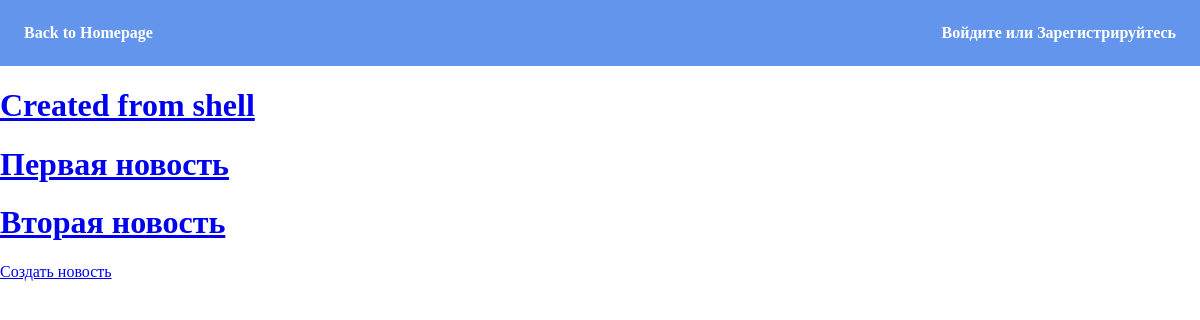
The page / on the database its author committed.
### news/models.py (models this page shows, shortened)
class News(models.Model):
    author = models.ForeignKey(User, null=True, on_delete=models.SET_NULL) # УКАЗАНИЕ АВТОРА
    article = models.CharField(max_length=100) # ЗАГОЛОВОК НОВОСТИ
    body = models.TextField(blank=True, null=True) # ТЕКСТ НОВОСТИ
    commentary = models.ManyToManyField(Commentaries)
    likes = models.ManyToManyField(Likes)

### news/views.py (the view)
# urls.py: path('', index, name='index'),
def index(request, *args, **kwargs):
    qs = News.objects.all()
    context = {'news_list': qs}
    return render(request, 'index.html', context)

### templates/index.html
{% extends "base.html" %}
{% block content %}
{% for news in news_list %}
    <h1>
        <a href="news/{{ news.id }}">{{ news.article }}</a>
    </h1>
{% endfor %}
<a href="news/create">Создать новость</a>
{% endblock %}

### templates/base.html (shortened to what this page needs)
<!DOCTYPE html>
<html lang="en">
<head>
</head>
<body>
    {% include 'navbar.html' %}
    {% block content %}
    {% endblock %}
</body>
</html>

### templates/navbar.html
<nav>
    <a href="/">Back to Homepage</a>
    <div class="nav-menu">
        {% if user.is_authenticated %}
            <span>Вы вошли как {{ user }}</span>
            <a href="/logout">Выйти</a>
            <a href="admin/">Админ панель</a>
        {% else %}
            <a href="/login">Войдите</a>
            <a>или</a>
            <a href="/register">Зарегистрируйтесь</a>
        {% endif %}
    </div>
</nav>

### templates/base.html (style rules this page uses)
body { margin: 0; }
nav { padding: 1.5em; background-color: cornflowerblue; display: flex; justify-content: space-between; }
nav a { color: #fff; text-decoration:none; font-weight: bold; }
h1 { color: cornflowerblue; }

### rows shown on the page
News: article "Created from shell"
News: article "Первая новость"
News: article "Вторая новость"
